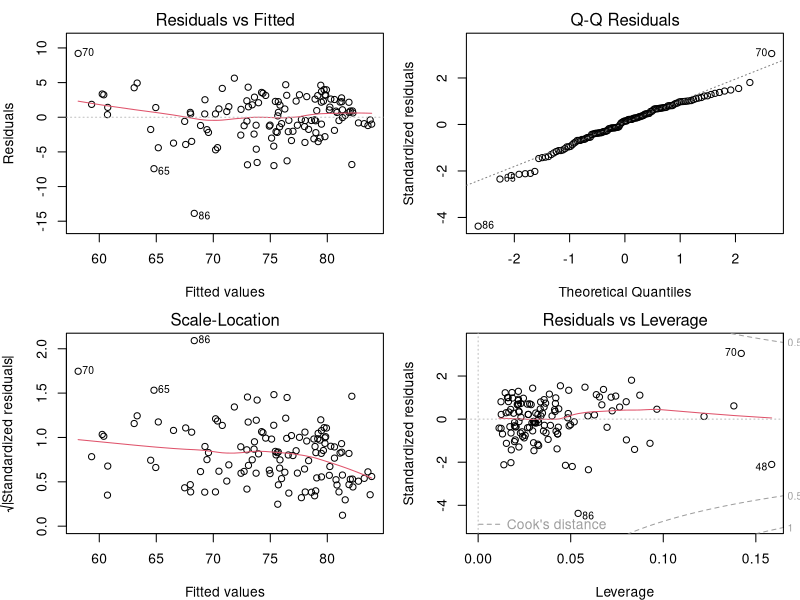
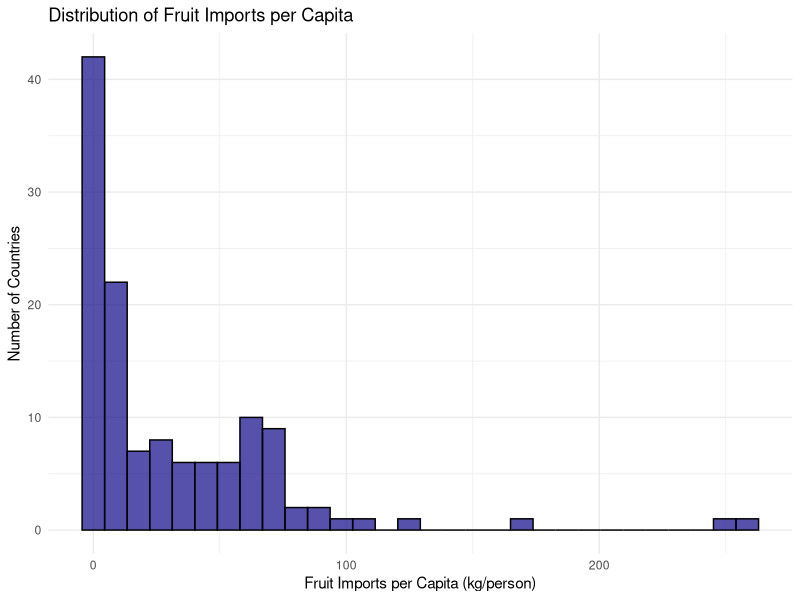
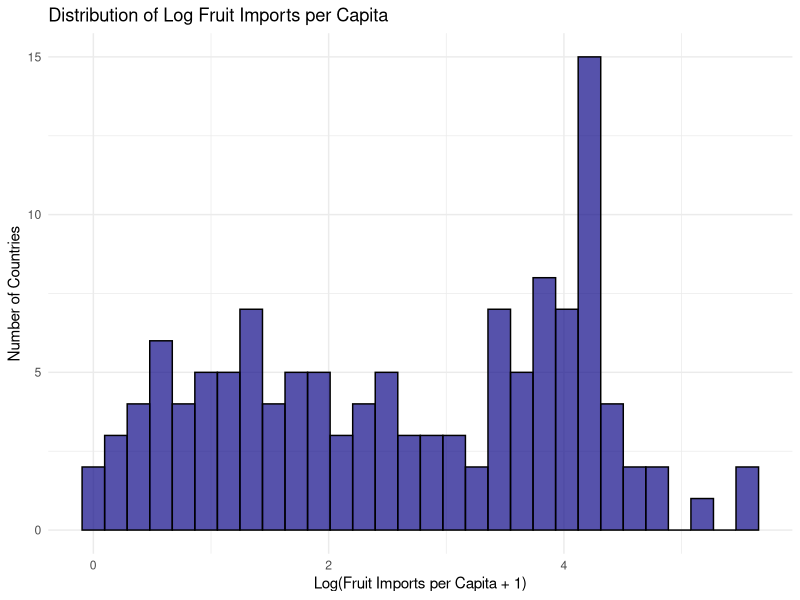
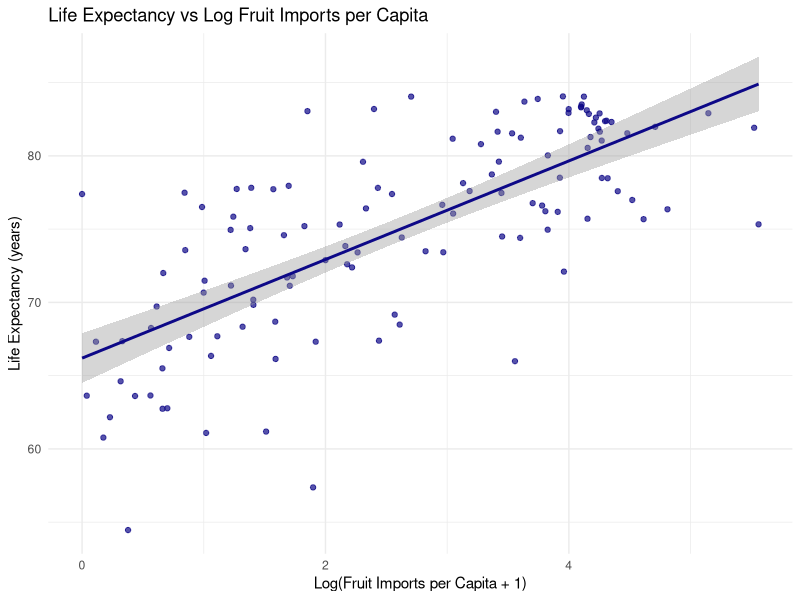
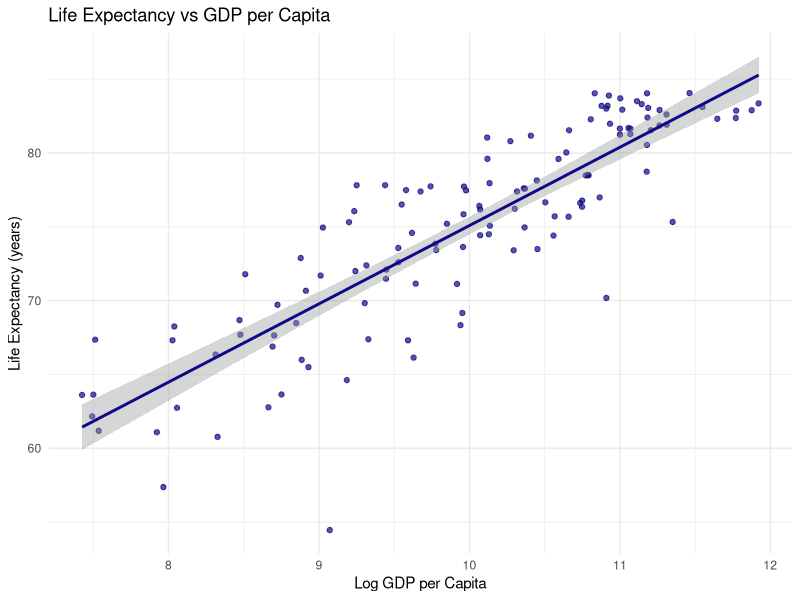

Here is the R script that generated these plots, in order:
## ---- chunk 1
library(tidyverse)
library(ggplot2)
library(viridis)


# Read World Bank data
wb <- read_csv("worldbank_data.csv", na = "..", show_col_types = FALSE)

wb_clean <- wb %>%
  select(`Country Name`, `Series Name`, `2023 [YR2023]`) %>%
  rename(
    Country = `Country Name`,
    Variable = `Series Name`,
    Value = `2023 [YR2023]`
  ) %>%
  filter(!is.na(Variable) & Variable != "") %>%
  group_by(Country, Variable) %>%
  summarise(Value = mean(Value, na.rm = TRUE), .groups = "drop") %>%
  pivot_wider(names_from = Variable, values_from = Value)

wb_wide <- wb_clean
## ---- chunk 2
# Read fruit import data
fruit_import <- read_csv("fruit_import_country.csv", show_col_types = FALSE) %>%
  filter(grepl("Fruit", Commodity, ignore.case = TRUE),
         Flow == "Import") %>%
  group_by(`Country or Area`, Year) %>%
  summarise(fruit_import_kg = sum(`Weight (kg)`, na.rm = TRUE),
            .groups = "drop") %>%
  filter(Year == 2023) %>%
  select(Country = `Country or Area`, fruit_import_kg)
## ---- chunk 3
# Merge datasets
combined_data <- wb_wide %>%
  left_join(fruit_import, by = "Country") %>%
  mutate(
    fruit_import_per_capita = fruit_import_kg / `Population, total`
  )
## ---- chunk 4
# Renaming columns
analysis_data <- combined_data %>%
  rename(
    country = Country,
    life_exp = `Life expectancy at birth, total (years)`,
    GDP_PCAP = `GDP per capita, PPP (current international $)`,
    literacy = `Literacy rate, adult total (% of people ages 15 and above)`,
    urban = `Urban population (% of total population)`,
    electricity = `Access to electricity (% of population)`,
    population = `Population, total`,
    education_spending = `Government expenditure on education, total (% of GDP)`,
    food_exports = `Food exports (% of merchandise exports)`,
    food_imports = `Food imports (% of merchandise imports)`
  ) %>%
  # Keeping only variables with low NA counts
  select(country, life_exp, fruit_import_per_capita, GDP_PCAP, urban, electricity, population) %>%
  # remove missing values
  na.omit()
## ---- chunk 5
# Structure of dataset
glimpse(analysis_data)

# Summary statistics
summary(analysis_data)

# Preview data
head(analysis_data)
## ---- chunk 6
model1 <- lm(life_exp ~ fruit_import_per_capita, data = analysis_data)

summary(model1)

## ---- chunk 7
model2 <- lm(life_exp ~ fruit_import_per_capita + GDP_PCAP + urban + electricity + population,
             data = analysis_data)

summary(model2)
## ---- chunk 8
# Start with base model
base_model <- lm(life_exp ~ fruit_import_per_capita, 
                  data = analysis_data)

# Define model with all variables
full_model <- lm(life_exp ~ fruit_import_per_capita + GDP_PCAP + urban + electricity + population,
                 data = analysis_data)

# Forward selection starting from base model
  model3_forward <- step(
  base_model,
 scope = list(lower = base_model, upper = full_model),
 direction = "forward",
 trace = 0
)

 summary(model3_forward)

## ---- chunk 9
analysis_data_2 <- analysis_data %>%
  mutate(
    log_fruit_import = log(fruit_import_per_capita + 1),
    log_GDP = log(GDP_PCAP)
  )

model4 <- lm(
  life_exp ~ log_fruit_import + log_GDP + electricity + urban,
  data = analysis_data_2
)

summary(model4)
## ---- chunk 10
# Diagnostic plots for final model
par(mfrow = c(2, 2))
par(mar = c(4, 4, 2, 1))
plot(model4)
## ---- chunk 11
# 1. Distribution of Fruit Imports per Capita (Raw)
p1 <- ggplot(analysis_data, aes(x = fruit_import_per_capita)) +
  geom_histogram(bins = 30, fill = viridis(1, option = "C"), color = "black", alpha = 0.7) +
  labs(
    title = "Distribution of Fruit Imports per Capita",
    x = "Fruit Imports per Capita (kg/person)",
    y = "Number of Countries"
  ) +
  theme_minimal()

print(p1)


# 2. Distribution of Log Fruit Imports per Capita
p2 <- ggplot(analysis_data_2, aes(x = log_fruit_import)) +
  geom_histogram(bins = 30, fill = viridis(1, option = "C"), color = "black", alpha = 0.7) +
  labs(
    title = "Distribution of Log Fruit Imports per Capita",
    x = "Log(Fruit Imports per Capita + 1)",
    y = "Number of Countries"
  ) +
  theme_minimal()

print(p2)


# 3. Fruit Imports vs Life Expectancy (Log Relationship)
p3 <- ggplot(analysis_data_2, aes(x = log_fruit_import, y = life_exp)) +
  geom_point(alpha = 0.7, color = viridis(1, option = "C")) +
  geom_smooth(method = "lm", se = TRUE, color = viridis(1, option = "C")) +
  labs(
    title = "Life Expectancy vs Log Fruit Imports per Capita",
    x = "Log(Fruit Imports per Capita + 1)",
    y = "Life Expectancy (years)"
  ) +
  theme_minimal()

print(p3)


# 4. GDP per Capita vs Life Expectancy
p4 <- ggplot(analysis_data_2, aes(x = log_GDP, y = life_exp)) +
  geom_point(alpha = 0.7, color = viridis(1, option = "C")) +
  geom_smooth(method = "lm", se = TRUE, color = viridis(1, option = "C")) +
  labs(
    title = "Life Expectancy vs GDP per Capita",
    x = "Log GDP per Capita",
    y = "Life Expectancy (years)"
  ) +
  theme_minimal()

print(p4)
